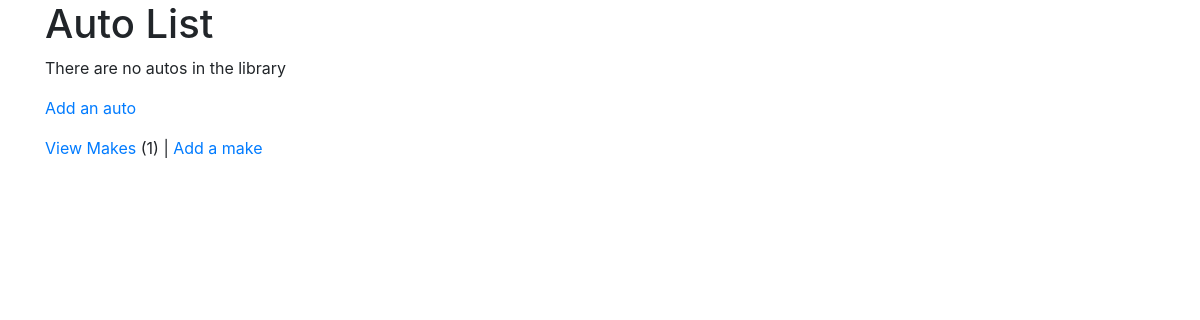
The app's page /autos/ (signed in), older data.
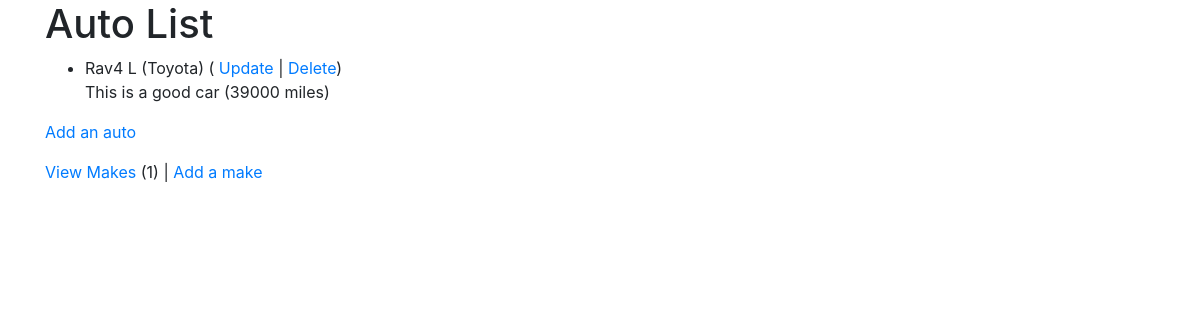
The same page, newer data.
### autos/models.py (models this page shows, shortened)
class Auto(models.Model):
    nickname = models.CharField(
        max_length = 200,
        validators = [MinLengthValidator(2, "Nickname must be greater than 1 character")]
    )
    mileage = models.PositiveIntegerField()
    comments = models.CharField(max_length=300)
    make = models.ForeignKey('Make', on_delete = models.CASCADE, null = False)

class Make(models.Model):
    name = models.CharField(
        max_length = 200,
        help_text = "Enter a make (eg. Toyota)",
        validators = [MinLengthValidator(2, "Make must be greater than 1 character")]
    )
    def __str__(self):
        return self.name

### autos/views.py (the view)
# urls.py: path('', views.MainView.as_view(), name='all'),
class MainView(LoginRequiredMixin, View):
    def get(self, request):
        mc = Make.objects.all().count()
        al = Auto.objects.all()
        ctx = {'make_count': mc, 'auto_list': al}
        return render(request, 'autos/auto_list.html', ctx)

### templates/autos/auto_list.html
{% extends "base.html" %}
{% block content%}
<h1>Auto List</h1>
{% if auto_list %}
    <ul>
        {% for auto in auto_list %}
            <li>
                {{ auto.nickname}} ({{ auto.make }}) ( <a href="{% url 'autos:auto_update' auto.id %}">Update</a> |
                <a href="{% url 'autos:auto_delete' auto.id %}">Delete</a>) </br>
                {{ auto.comments }} ({{ auto.mileage }} miles)
            </li>
        {% endfor %}
    </ul>
{% else %}
    <p>There are no autos in the library</p>
{% endif %}
<p>
    {% if make_count > 0 %}
        <a href="{% url 'autos:auto_create' %}">Add an auto</a>
    {% else %}
        <p>Please add a make before you add an auto</p>
    {% endif %}
</p>
<p>
    <a href="{% url 'autos:make_list' %}">View Makes</a> ({{ make_count }}) |
    <a href="{% url 'autos:make_create' %}">Add a make</a>
</p>
{% endblock %}

### templates/base.html (shortened to what this page needs)
{% load static %}
<!doctype html>
<html lang="en">
  <head>
    <link rel="stylesheet" href="https://maxcdn.bootstrapcdn.com/bootstrap/4.0.0/css/bootstrap.min.css">
  </head>
  <body>
    <div class="container">
        {% block content %}
        {% endblock content %}
      </div>
  </body>
</html>

Row changes from the older to the newer data that the page shows:
added Auto: nickname "Rav4 L", make "Toyota", comments "This is a good car", mileage "39000"
Text that changed along with them:
text no longer shown: "There are no autos in the library"
